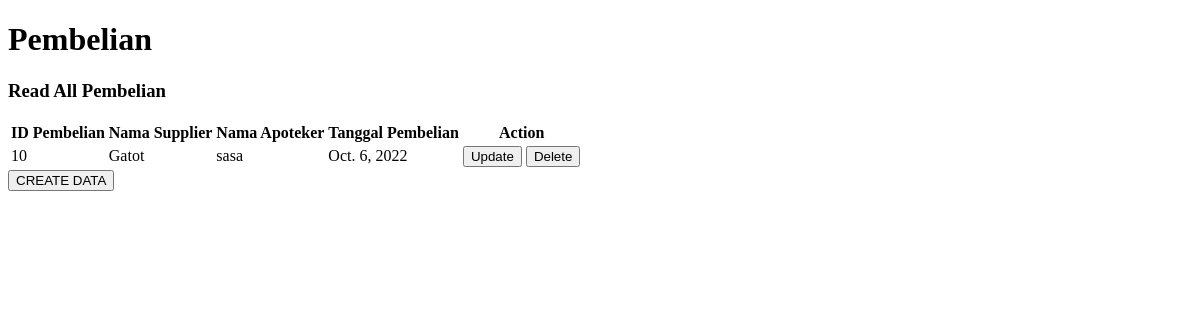
Page /pembelian on the earlier database version.
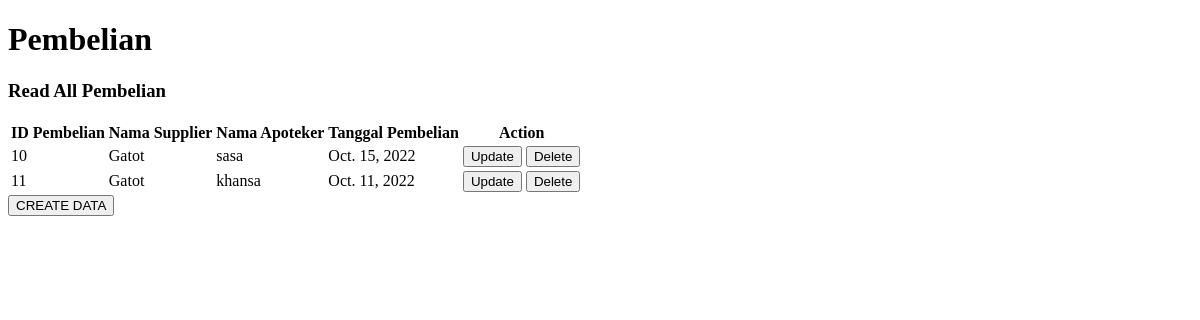
Same page on the later database version.
### app/models.py (models this page shows, shortened)
class pembelian(models.Model):
    idpembelian = models.AutoField(primary_key=True)
    idsupplier = models.ForeignKey(supplier, on_delete=models.CASCADE)
    namaapoteker = models.CharField(max_length=50)
    tanggalpembelian = models.DateField()

class supplier(models.Model):
    idsupplier = models.AutoField(primary_key=True)
    namasupplier = models.CharField(max_length=50)
    alamat = models.CharField(max_length=50)
    nohp = models.IntegerField()
    def __str__(self):
        return str(self.namasupplier)

### app/views.py (the view)
# urls.py: path('pembelian', views.pembelian,name='pembelian'),
def pembelian(request):
    allpembelianobj = models.pembelian.objects.all()
    return render (request, 'pembelian.html', {
        'allpembelianobj': allpembelianobj,
    })

### app/templates/pembelian.html (shortened to what this page needs)
<!DOCTYPE html>
<html lang="en">
<head>
</head>
<body>
    <h1>Pembelian</h1>
    <h3>Read All Pembelian</h3>
    <table>
        <thead>
            <tr>
                <th>ID Pembelian</th>
                <th>Nama Supplier</th>
                <th>Nama Apoteker</th>
                <th>Tanggal Pembelian</th>
                <th>Action</th>
            </tr>
        </thead>
        <tbody>
            {% for item in allpembelianobj %}
            <tr>
                <td>{{ item.idpembelian}}</td>
                <td>{{ item.idsupplier}}</td>
                <td>{{ item.namaapoteker}}</td>
                <td>{{ item.tanggalpembelian}}</td>
                <td>
                    <a href="{% url 'updatepembelian' item.idpembelian %}"><button>Update</button></a>
                    <a href="{% url 'deletepembelian' item.idpembelian %}"><button>Delete</button></a>
                </td>
            </tr>
            {% endfor %}
        </tbody>
    </table>
    <a href="{% url 'addpembelian' %}">
        <button>
        CREATE DATA
        </button>
    </a>
</body>
</html>

Differences in the rows shown:
changed pembelian "sasa": tanggalpembelian "Oct. 6, 2022" → "Oct. 15, 2022"
added pembelian: idpembelian "11", idsupplier "Gatot", namaapoteker "khansa", tanggalpembelian "Oct. 11, 2022"
